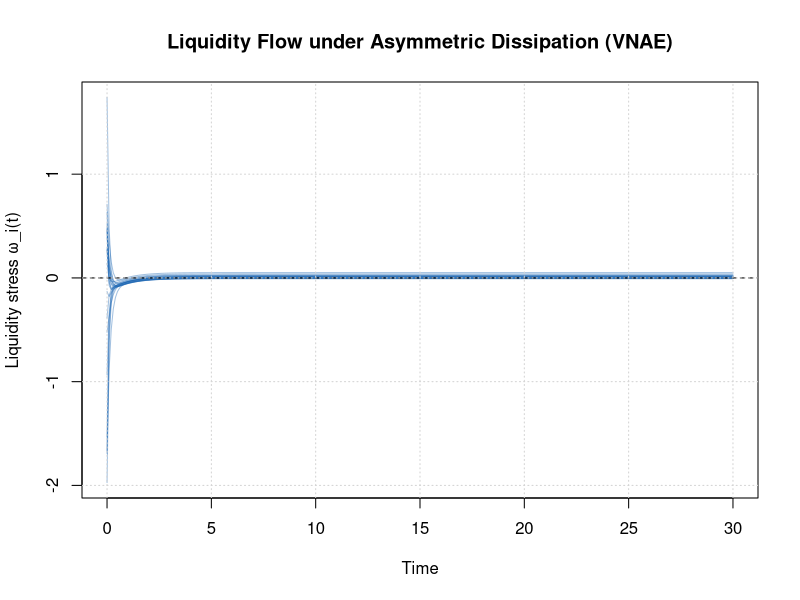

Write R code to recreate this figure.
# ------------------------------------------------------------
# VNAE Asymmetric Liquidity Flow Networks
# Funding Stress Propagation in Financial Systems
# ------------------------------------------------------------

rm(list = ls())
set.seed(28)

# ------------------------------------------------------------
# Parameters
# ------------------------------------------------------------

n <- 20                 # number of financial institutions
T <- 30
dt <- 0.1
time <- seq(0, T, by = dt)

# ------------------------------------------------------------
# Asymmetric liquidity frictions (Theta) - MANUAL
# ------------------------------------------------------------

theta <- c(
  1.8, 1.5, 1.2, 2.0, 1.7,
  0.9, 0.8, 1.1, 0.7, 1.0,
  0.6, 0.5, 0.9, 0.4, 0.8,
  1.3, 1.6, 1.4, 1.9, 1.1
)

Theta <- diag(theta)

# ------------------------------------------------------------
# Directed weighted interbank exposure network
# ------------------------------------------------------------

A <- matrix(rexp(n * n, rate = 2), n, n)
diag(A) <- 0

# Directed Laplacian
L <- diag(rowSums(A)) - A

# ------------------------------------------------------------
# VNAE geometric rigidity
# ------------------------------------------------------------

beta <- 0.15

# ------------------------------------------------------------
# External funding stress (shock vector)
# ------------------------------------------------------------

p <- rnorm(n, mean = 0, sd = 0.2)

# ------------------------------------------------------------
# Initial liquidity imbalances
# ------------------------------------------------------------

omega0 <- rnorm(n, 0, 1)

# ------------------------------------------------------------
# VNAE liquidity dynamics
# ------------------------------------------------------------

liquidity_dynamics <- function(t, omega, parms) {
  with(parms, {
    domega <- -L %*% omega - Theta %*% omega + p
    list(as.vector(domega))
  })
}

# ------------------------------------------------------------
# Simulation
# ------------------------------------------------------------

library(deSolve)

params <- list(L = L, Theta = Theta, p = p)

sol <- ode(
  y = omega0,
  times = time,
  func = liquidity_dynamics,
  parms = params
)

# ------------------------------------------------------------
# VNAE effective geometry (quadratic proxy)
# ------------------------------------------------------------

g <- diag(n) + beta * (Theta + A)

# Scalar curvature proxy (interpretive, not Riemannian)
K <- 0
for (i in 1:(n - 1)) {
  for (j in (i + 1):n) {
    K <- K +
      abs(theta[i] - theta[j]) * abs(A[i, j]) /
      (1 + beta * (theta[i] + theta[j]))
  }
}
K <- 2 * K / (n * (n - 1))

cat("VNAE curvature proxy K =", round(K, 4), "\n")

# ------------------------------------------------------------
# Visualization
# ------------------------------------------------------------

matplot(
  sol[, 1],
  sol[, -1],
  type = "l",
  lty = 1,
  col = rgb(0.1, 0.4, 0.7, 0.4),
  xlab = "Time",
  ylab = "Liquidity stress ω_i(t)",
  main = "Liquidity Flow under Asymmetric Dissipation (VNAE)"
)
abline(h = 0, lty = 2)
grid()
